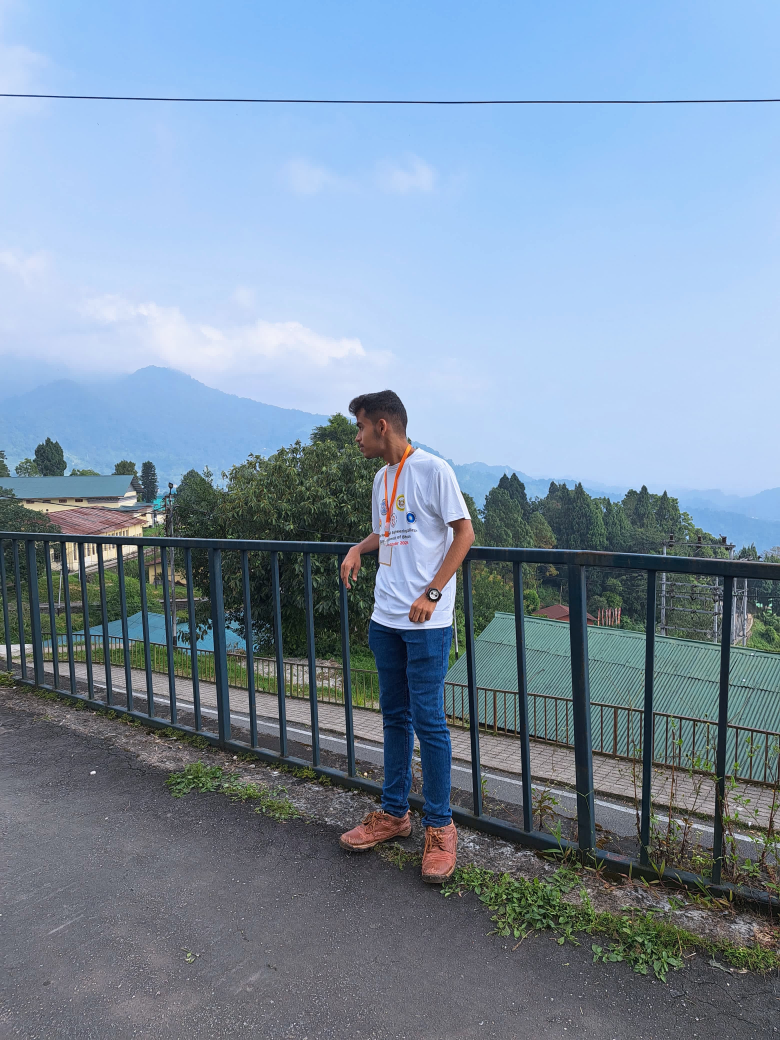
%> input picture DSP_LAB_NITS/turn_to_asthetic.jpg, 3120 x 4160 px (shown at 1/4 size)
$ octave exp9.m   (GNU Octave 9; MATLAB toolbox functions it lacks are replaced by stand-ins)
%> lines starting %> are read from the running program, lines starting %| are printed output that depends on the picture
%image processing

%color to gray conversion
clc;
clear;
c=imread('turn_to_asthetic.jpg');
imshow(c);
title('original image');
i=rgb2gray(c);
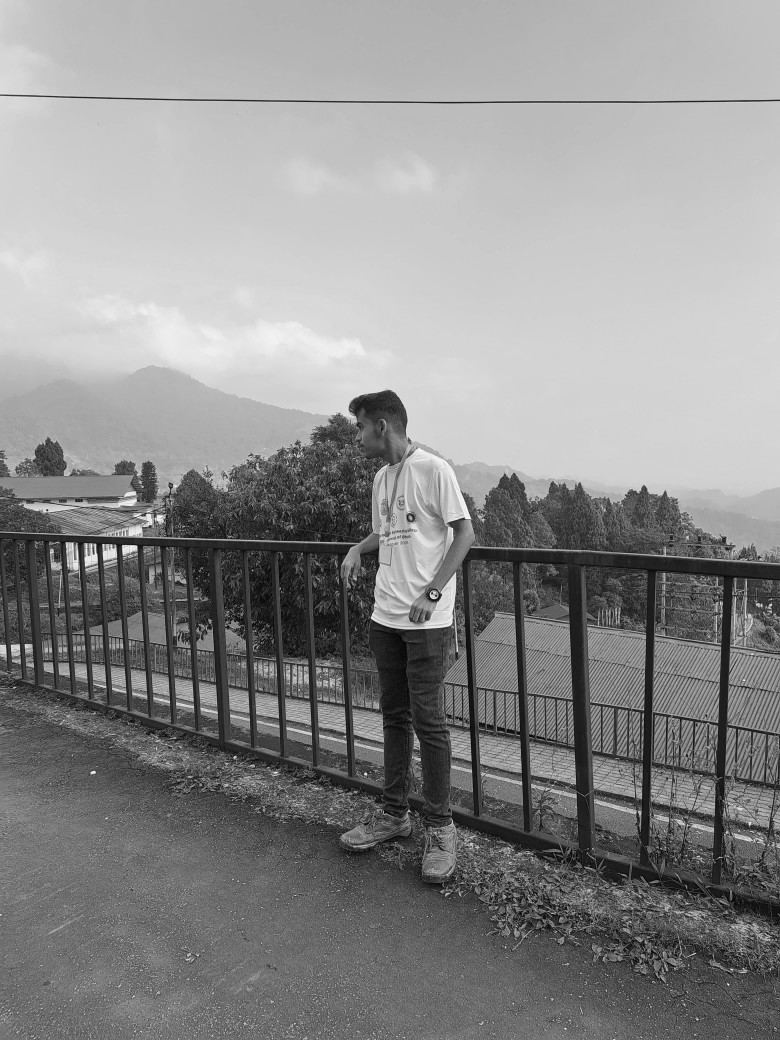
%> i: size 4160x3120 uint8 (shown at 1/4 size); min 0, max 255, mean 140.4
figure(2);
imshow(i);
title('gray scale image');
%contrast enhancement of grayscele images.
cm=imadjust(i);
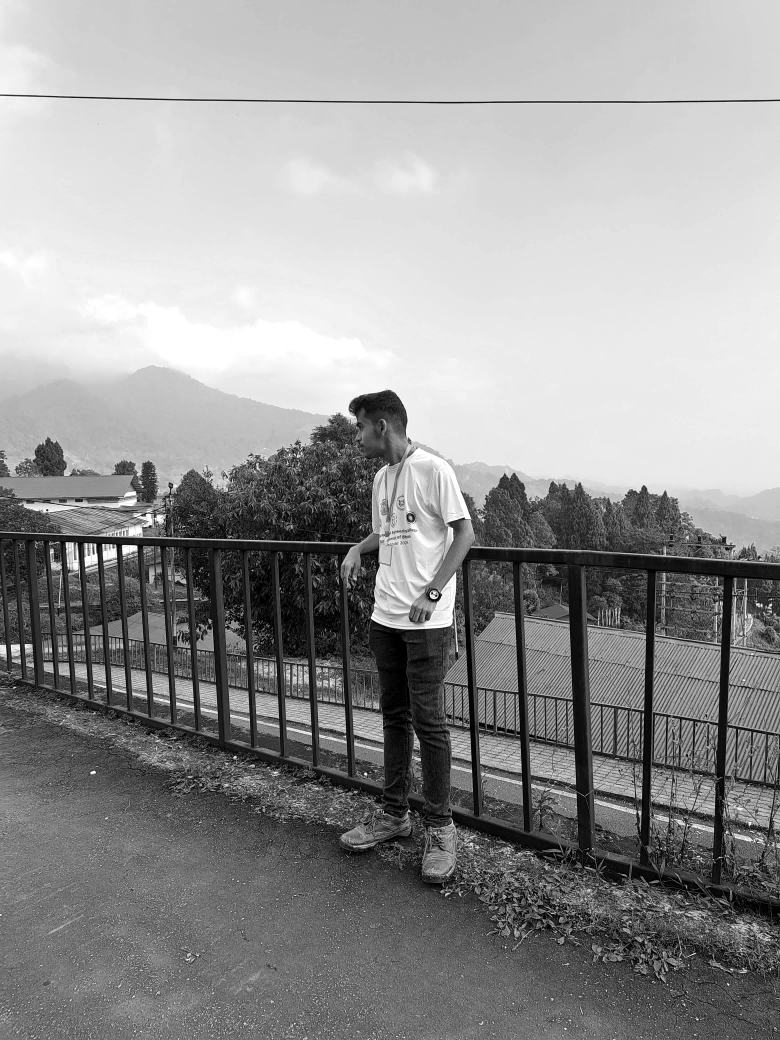
%> cm: size 4160x3120 uint8 (shown at 1/4 size); min 0, max 255, mean 149.4
cmo=histeq(i);
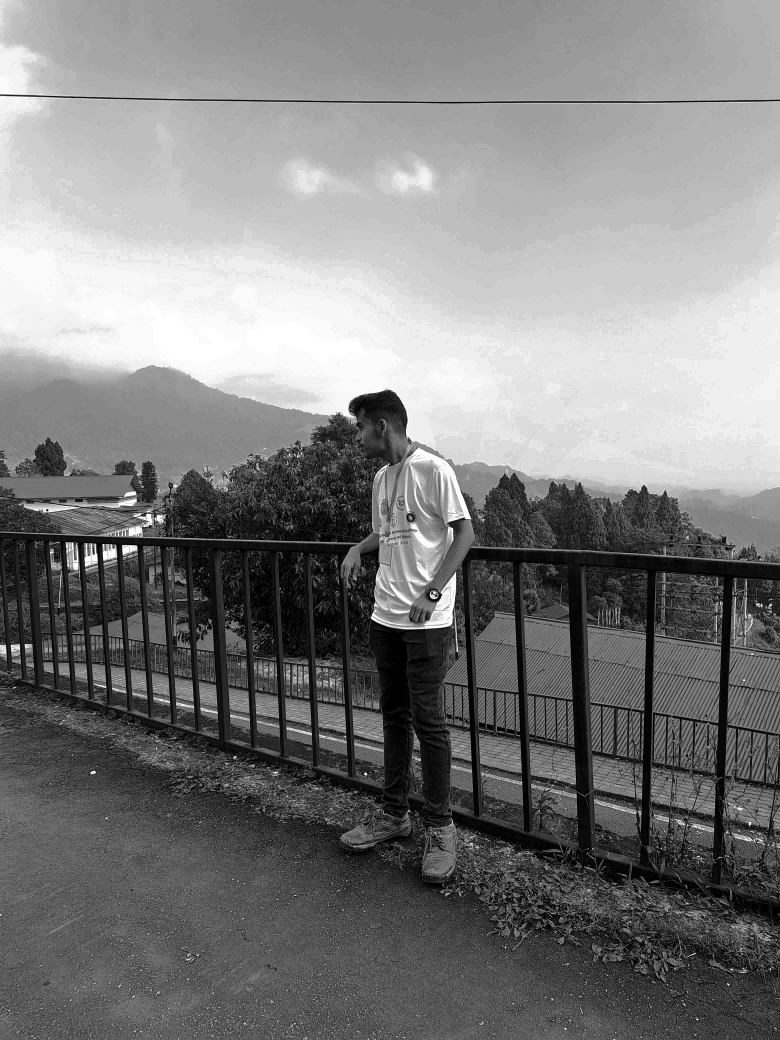
%> cmo: size 4160x3120 uint8 (shown at 1/4 size); min 0, max 255, mean 126.4
cmo_adapt=adapthisteq(i);
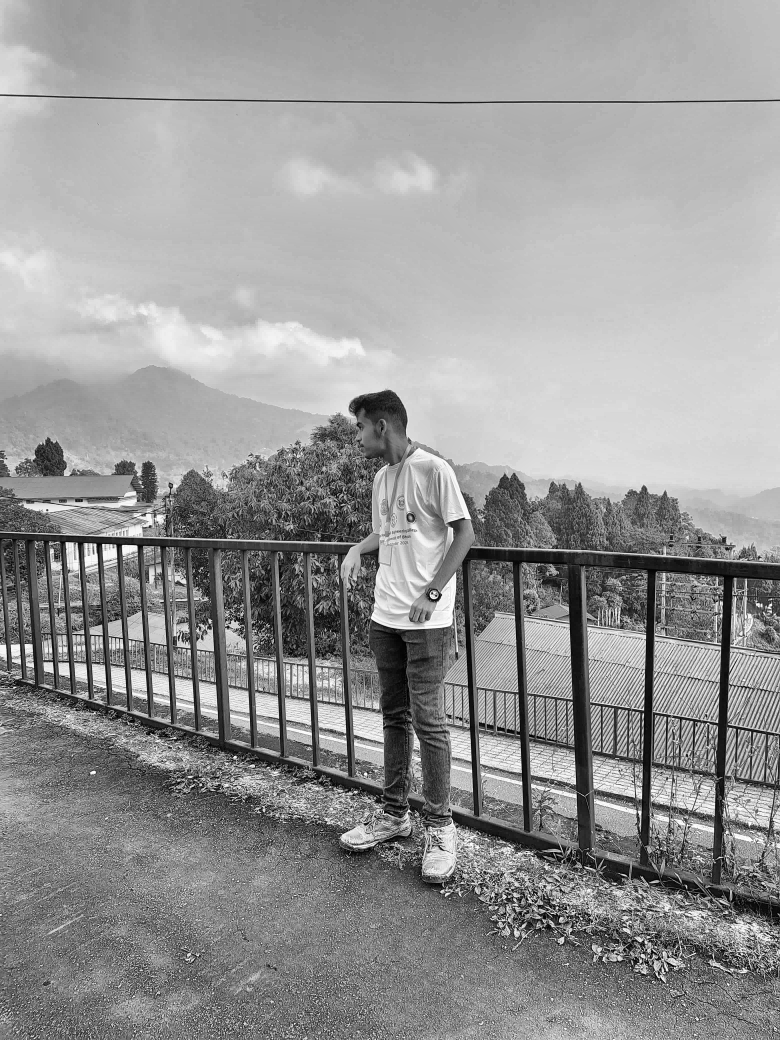
%> cmo_adapt: size 4160x3120 uint8 (shown at 1/4 size); min 0, max 255, mean 150.7
figure(3);
montage({i,cm,cmo,cmo_adapt},'Size',[1,4]);
title('original image & enhanced image using imadjust,histeq,adapthisteq');
%resizing
%> (the run ends here)
